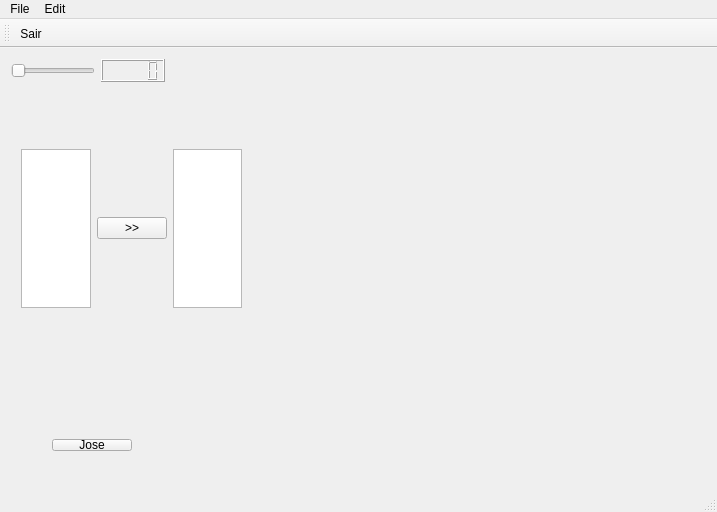
<?xml version="1.0" encoding="UTF-8"?>
<ui version="4.0">
 <class>MainWindow</class>
 <widget class="QMainWindow" name="MainWindow">
  <property name="geometry">
   <rect>
    <x>0</x>
    <y>0</y>
    <width>717</width>
    <height>512</height>
   </rect>
  </property>
  <property name="windowTitle">
   <string>MainWindow</string>
  </property>
  <widget class="QWidget" name="centralWidget">
   <widget class="Senoide" name="widget" native="true">
    <property name="geometry">
     <rect>
      <x>390</x>
      <y>10</y>
      <width>271</width>
      <height>281</height>
     </rect>
    </property>
   </widget>
   <widget class="QWidget" name="">
    <layout class="QHBoxLayout" name="horizontalLayout">
     <item>
      <widget class="QSlider" name="horizontalSlider">
       <property name="orientation">
        <enum>Qt::Horizontal</enum>
       </property>
      </widget>
     </item>
     <item>
      <widget class="QLCDNumber" name="lcdNumber"/>
     </item>
    </layout>
   </widget>
   <widget class="QWidget" name="">
    <property name="geometry">
     <rect>
      <x>10</x>
      <y>90</y>
      <width>243</width>
      <height>181</height>
     </rect>
    </property>
    <layout class="QHBoxLayout" name="horizontalLayout_2" stretch="30,10,60">
     <item>
      <widget class="QTextEdit" name="textEditSrc"/>
     </item>
     <item>
      <widget class="QPushButton" name="pushButton">
       <property name="text">
        <string>&gt;&gt;</string>
       </property>
      </widget>
     </item>
     <item>
      <widget class="QTextBrowser" name="textBrowserDst"/>
     </item>
    </layout>
   </widget>
   <widget class="QWidget" name="">
    <property name="geometry">
     <rect>
      <x>10</x>
      <y>380</y>
      <width>133</width>
      <height>34</height>
     </rect>
    </property>
    <layout class="QHBoxLayout" name="horizontalLayout_3">
     <item>
      <spacer name="horizontalSpacer">
       <property name="orientation">
        <enum>Qt::Horizontal</enum>
       </property>
       <property name="sizeHint" stdset="0">
        <size>
         <width>40</width>
         <height>20</height>
        </size>
       </property>
      </spacer>
     </item>
     <item>
      <widget class="QPushButton" name="pushButtonJose">
       <property name="text">
        <string>Jose</string>
       </property>
       <property name="icon">
        <iconset resource="resources.qrc">
         <normaloff>:/smile</normaloff>:/smile</iconset>
       </property>
      </widget>
     </item>
    </layout>
   </widget>
  </widget>
  <widget class="QMenuBar" name="menuBar">
   <property name="geometry">
    <rect>
     <x>0</x>
     <y>0</y>
     <width>717</width>
     <height>25</height>
    </rect>
   </property>
   <widget class="QMenu" name="menuFile">
    <property name="title">
     <string>File</string>
    </property>
    <addaction name="actionSair"/>
   </widget>
   <widget class="QMenu" name="menuEdit">
    <property name="title">
     <string>Edit</string>
    </property>
    <addaction name="actionConfig"/>
   </widget>
   <addaction name="menuFile"/>
   <addaction name="menuEdit"/>
  </widget>
  <widget class="QToolBar" name="mainToolBar">
   <attribute name="toolBarArea">
    <enum>TopToolBarArea</enum>
   </attribute>
   <attribute name="toolBarBreak">
    <bool>false</bool>
   </attribute>
   <addaction name="actionSair"/>
  </widget>
  <widget class="QStatusBar" name="statusBar"/>
  <action name="actionSair">
   <property name="icon">
    <iconset resource="resources.qrc">
     <normaloff>:/smile</normaloff>:/smile</iconset>
   </property>
   <property name="text">
    <string>Sair</string>
   </property>
   <property name="toolTip">
    <string>Sair do programa</string>
   </property>
  </action>
  <action name="actionConfig">
   <property name="text">
    <string>Config</string>
   </property>
  </action>
 </widget>
 <layoutdefault spacing="6" margin="11"/>
 <customwidgets>
  <customwidget>
   <class>Senoide</class>
   <extends>QWidget</extends>
   <header>senoide.h</header>
   <container>1</container>
  </customwidget>
 </customwidgets>
 <resources>
  <include location="resources.qrc"/>
 </resources>
 <connections>
  <connection>
   <sender>pushButtonJose</sender>
   <signal>clicked()</signal>
   <receiver>MainWindow</receiver>
   <slot>finaliza()</slot>
   <hints>
    <hint type="sourcelabel">
     <x>537</x>
     <y>396</y>
    </hint>
    <hint type="destinationlabel">
     <x>364</x>
     <y>61</y>
    </hint>
   </hints>
  </connection>
  <connection>
   <sender>horizontalSlider</sender>
   <signal>valueChanged(int)</signal>
   <receiver>lcdNumber</receiver>
   <slot>display(int)</slot>
   <hints>
    <hint type="sourcelabel">
     <x>210</x>
     <y>91</y>
    </hint>
    <hint type="destinationlabel">
     <x>540</x>
     <y>97</y>
    </hint>
   </hints>
  </connection>
  <connection>
   <sender>pushButton</sender>
   <signal>clicked()</signal>
   <receiver>MainWindow</receiver>
   <slot>copiaTexto()</slot>
   <hints>
    <hint type="sourcelabel">
     <x>185</x>
     <y>232</y>
    </hint>
    <hint type="destinationlabel">
     <x>244</x>
     <y>289</y>
    </hint>
   </hints>
  </connection>
  <connection>
   <sender>actionSair</sender>
   <signal>triggered()</signal>
   <receiver>MainWindow</receiver>
   <slot>finaliza()</slot>
   <hints>
    <hint type="sourcelabel">
     <x>-1</x>
     <y>-1</y>
    </hint>
    <hint type="destinationlabel">
     <x>275</x>
     <y>224</y>
    </hint>
   </hints>
  </connection>
  <connection>
   <sender>actionConfig</sender>
   <signal>triggered()</signal>
   <receiver>MainWindow</receiver>
   <slot>editConfig()</slot>
   <hints>
    <hint type="sourcelabel">
     <x>-1</x>
     <y>-1</y>
    </hint>
    <hint type="destinationlabel">
     <x>275</x>
     <y>224</y>
    </hint>
   </hints>
  </connection>
 </connections>
 <slots>
  <slot>finaliza()</slot>
  <slot>copiaTexto()</slot>
  <slot>editConfig()</slot>
 </slots>
</ui>
